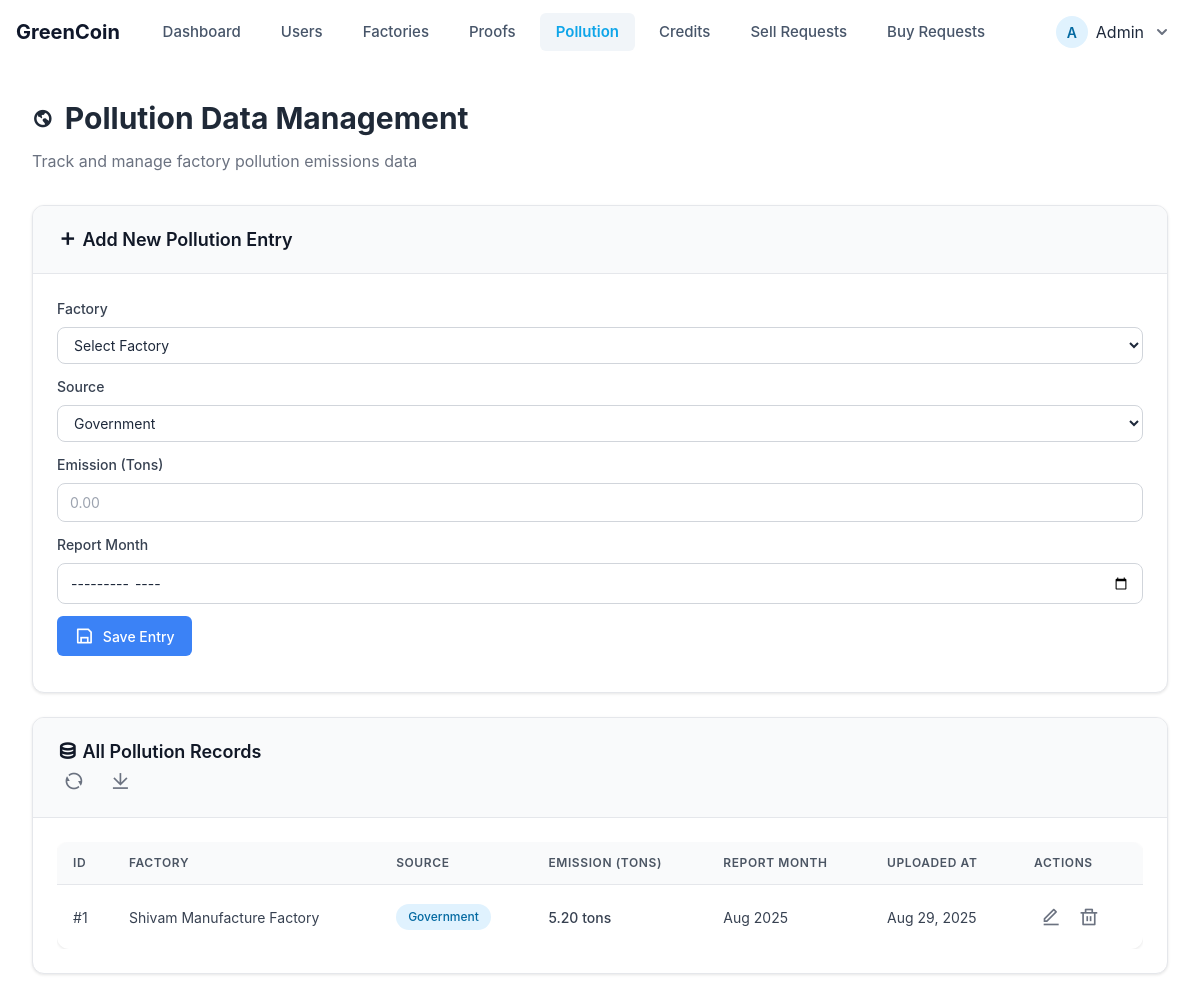
/admin/pollution.php (signed in), run on the app's committed database.
### tables this page shows
CREATE TABLE `pollution_data` (
  `id` int(11) NOT NULL,
  `factory_id` int(11) DEFAULT NULL,
  `source` enum('government','self-reported') NOT NULL,
  `emission_tons` decimal(10,2) NOT NULL,
  `report_month` date NOT NULL,
  `uploaded_at` datetime DEFAULT current_timestamp()
);

CREATE TABLE `factories` (
  `id` int(11) NOT NULL,
  `user_id` int(11) DEFAULT NULL,
  `name` varchar(255) NOT NULL,
  `location` varchar(255) DEFAULT NULL,
  `production_type` varchar(255) DEFAULT NULL,
  `registration_date` datetime DEFAULT current_timestamp()
);

### admin/pollution.php (the view, shortened to what this page needs)
<?php
require_once __DIR__ . '/header.php';
?>
<!DOCTYPE html>
<html lang="en">
<head>
    <script src="https://cdn.tailwindcss.com/3.4.16"></script>
    <link rel="stylesheet" href="https://cdnjs.cloudflare.com/ajax/libs/remixicon/4.6.0/remixicon.min.css" />
</head>
<body>
  <div class="pollution-container">
    <div class="pollution-header">
      <h2><i class="ri-earth-line"></i> Pollution Data Management</h2>
      <p>Track and manage factory pollution emissions data</p>
    </div>
    <div class="pollution-card">
      <div class="pollution-card-header">
        <h4><i class="ri-add-line"></i> Add New Pollution Entry</h4>
      </div>
      <div class="pollution-card-body">
        <form method="post" class="pollution-form">
          <div class="row">
            <div class="col-md-3 mb-3">
              <label class="form-label">Factory</label>
              <select name="factory_id" class="form-select" required>
                <option value="">Select Factory</option>
              </select>
            </div>
            <div class="col-md-3 mb-3">
              <label class="form-label">Source</label>
              <select name="source" class="form-select" required>
                <option value="government">Government</option>
              </select>
            </div>
            <div class="col-md-2 mb-3">
              <label class="form-label">Emission (Tons)</label>
              <input type="number" step="0.01" name="emission_tons" class="form-control" required
                    placeholder="0.00" min="0.01">
            </div>
            <div class="col-md-2 mb-3">
              <label class="form-label">Report Month</label>
              <input type="month" name="report_month" class="form-control" required>
            </div>
            <div class="col-md-2 d-flex align-items-end mb-3">
              <button type="submit" name="create" class="btn btn-primary w-100">
                <i class="ri-save-line"></i> Save Entry
              </button>
            </div>
          </div>
        </form>
      </div>
    </div>
    <div class="pollution-card">
      <div class="pollution-card-header d-flex justify-content-between align-items-center">
        <h4><i class="ri-database-2-line"></i> All Pollution Records</h4>
        <div class="d-flex align-items-center">
          <button class="btn btn-icon me-2" title="Refresh">
            <i class="ri-refresh-line"></i>
          </button>
          <button class="btn btn-icon" title="Export Data">
            <i class="ri-download-line"></i>
          </button>
        </div>
      </div>
      <div class="pollution-card-body">
        <div class="table-responsive">
          <table class="pollution-table">
            <thead>
              <tr>
                <th>ID</th>
                <th>Factory</th>
                <th>Source</th>
                <th>Emission (Tons)</th>
                <th>Report Month</th>
                <th>Uploaded At</th>
                <th>Actions</th>
              </tr>
            </thead>
            <tbody>
              <?php
              $q = $conn->query("SELECT p.id, p.source, p.emission_tons, p.report_month, p.uploaded_at, f.name AS factory_name
                                FROM pollution_data p
                                JOIN factories f ON f.id = p.factory_id
                                ORDER BY p.report_month DESC, p.id DESC");
              if ($q->num_rows > 0) {
                while ($r = $q->fetch_assoc()) {
                    $sourceClass = $r['source'] === 'government' ? 'badge-government' : 'badge-self-reported';
                    $formattedDate = date('M d, Y', strtotime($r['uploaded_at']));
                    $formattedMonth = date('M Y', strtotime($r['report_month']));
                    echo "<tr>
                      <td>#{$r['id']}</td>
                      <td>".htmlspecialchars($r['factory_name'])."</td>
                      <td><span class='badge {$sourceClass}'>".ucfirst(htmlspecialchars($r['source']))."</span></td>
                      <td class='font-medium'>".number_format($r['emission_tons'], 2)." <span class='text-muted'>tons</span></td>
                      <td>{$formattedMonth}</td>
                      <td><span class='text-muted' title='{$r['uploaded_at']}'>{$formattedDate}</span></td>
                      <td>
                        <div class='d-flex gap-2'>
                          <button class='btn btn-icon' title='Edit'>
                            <i class='ri-edit-line'></i>
                          </button>
                          <button class='btn btn-icon text-danger' title='Delete'>
                            <i class='ri-delete-bin-line'></i>
                          </button>
                        </div>
                      </td>
                    </tr>";
                }
              }
              ?>
            </tbody>
          </table>
        </div>
      </div>
    </div>
  </div>
<?php require_once __DIR__ . '/footer.php'; ?>

### assets/css/admin-styles.css (style rules this page uses)
.btn { display: inline-flex; align-items: center; justify-content: center; padding: 0.5rem 1rem; border-radius: 0.5rem; font-weight: 500; font-size: 0.875rem; cursor: pointer; transition: all 0.15s; border: 1px solid transparent; }

### admin/css/user-management.css (style rules this page uses)
:root { --primary: #4F46E5; --primary-hover: #4338CA; --secondary: #6B7280; --success: #10B981; --danger: #EF4444; --warning: #F59E0B; --light: #F9FAFB; --dark: #111827; --border: #E5E7EB; --shadow: 0 1px 3px 0 rgba(0, 0, 0, 0.1), 0 1px 2px 0 rgba(0, 0, 0, 0.06); --shadow-md: 0 4px 6px -1px rgba(0, 0, 0, 0.1), 0 2px 4px -1px rgba(0, 0, 0, 0.06); --transition: all 0.2s ease-in-out; }
label { display: block; font-size: 0.875rem; font-weight: 500; color: var(--dark); margin-bottom: 0.375rem; }
input[type="text"], select { width: 100%; padding: 0.625rem 1rem 0.625rem 2.5rem; border: 1px solid var(--border); border-radius: 0.5rem; font-size: 0.875rem; transition: var(--transition); background-color: white; }
button { cursor: pointer; transition: var(--transition); font-weight: 500; border: none; display: inline-flex; align-items: center; justify-content: center; }
i { font-size: 1.25rem; line-height: 1; }

### admin/css/proofs.css (style rules this page uses)
.btn { padding: 0.5rem 1rem; border-radius: 0.375rem; font-size: 0.875rem; font-weight: 500; cursor: pointer; transition: all 0.2s; border: none; display: inline-flex; align-items: center; justify-content: center; gap: 0.5rem; }
.btn-primary { background-color: #3b82f6; color: white; }

### admin/css/pollution.css (style rules this page uses)
.pollution-container { max-width: 1200px; margin: 0 auto; padding: 2rem 1rem; }
.pollution-header { margin-bottom: 2rem; }
.pollution-header h2 { font-size: 1.875rem; font-weight: 700; color: #1f2937; margin: 0 0 0.5rem 0; display: flex; align-items: center; gap: 0.75rem; }
.pollution-header p { color: #6b7280; margin: 0; }
.pollution-card { background: #ffffff; border-radius: 0.75rem; box-shadow: 0 1px 3px rgba(0, 0, 0, 0.1); border: 1px solid #e5e7eb; margin-bottom: 1.5rem; overflow: hidden; }
.pollution-card-header { padding: 1.25rem 1.5rem; border-bottom: 1px solid #e5e7eb; background-color: #f9fafb; }
.pollution-card-header h4 { margin: 0; font-size: 1.125rem; font-weight: 600; color: #111827; }
.pollution-card-body { padding: 1.5rem; }
.pollution-form .form-label { display: block; font-size: 0.875rem; font-weight: 500; color: #374151; margin-bottom: 0.5rem; }
.pollution-form .form-control, .pollution-form .form-select { width: 100%; padding: 0.5rem 0.75rem; font-size: 0.875rem; border: 1px solid #d1d5db; border-radius: 0.5rem; transition: border-color 0.2s, box-shadow 0.2s; background-color: #ffffff; }
.btn { display: inline-flex; align-items: center; justify-content: center; padding: 0.5rem 1rem; font-size: 0.875rem; font-weight: 500; border-radius: 0.5rem; cursor: pointer; transition: all 0.2s; border: 1px solid transparent; height: 2.5rem; }
.btn-primary { background-color: #3b82f6; color: white; border: none; }
.btn-icon { width: 2rem; height: 2rem; padding: 0; border-radius: 9999px; background: transparent; color: #6b7280; }
.pollution-table { width: 100%; border-collapse: collapse; background: #ffffff; border-radius: 0.75rem; overflow: hidden; box-shadow: 0 1px 3px rgba(0, 0, 0, 0.1); }
.pollution-table thead { background-color: #f9fafb; }
.pollution-table th { padding: 0.75rem 1rem; text-align: left; font-size: 0.75rem; font-weight: 600; color: #4b5563; text-transform: uppercase; letter-spacing: 0.05em; border-bottom: 1px solid #e5e7eb; }
.pollution-table td { padding: 1rem; border-bottom: 1px solid #e5e7eb; font-size: 0.875rem; color: #374151; }
.pollution-table tbody tr:last-child td { border-bottom: none; }
.badge { display: inline-flex; align-items: center; padding: 0.25rem 0.75rem; border-radius: 9999px; font-size: 0.75rem; font-weight: 500; text-transform: capitalize; }
.badge-government { background-color: #e0f2fe; color: #0369a1; }

### admin/css/credits-report.css (style rules this page uses)
.form-control { width: 100%; padding: 0.5rem 0.75rem; font-size: 0.875rem; border: 1px solid #d1d5db; border-radius: 0.5rem; transition: border-color 0.2s, box-shadow 0.2s; background-color: #ffffff; }
.table-responsive { overflow-x: auto; -webkit-overflow-scrolling: touch; }
.badge { display: inline-flex; align-items: center; padding: 0.25rem 0.75rem; border-radius: 9999px; font-size: 0.75rem; font-weight: 500; text-transform: capitalize; }

### admin/header.php (style rules this page uses)
* { box-sizing: border-box; margin: 0; padding: 0; }
body { font-family: 'Inter', -apple-system, BlinkMacSystemFont, 'Segoe UI', Roboto, Oxygen, Ubuntu, sans-serif; background-color: #f8fafc; color: #1e293b; line-height: 1.5; }

### data on the page
pollution_data: id "1", factory.name "Shivam Manufacture Factory", source "Government", emission_tons "5.20", report_month "Aug 2025", uploaded_at "Aug 29, 2025"

### other printed values
substr($_SESSION['user_name'] ?? 'A', 0, 1) "A"
$_SESSION['user_name'] "Admin"
